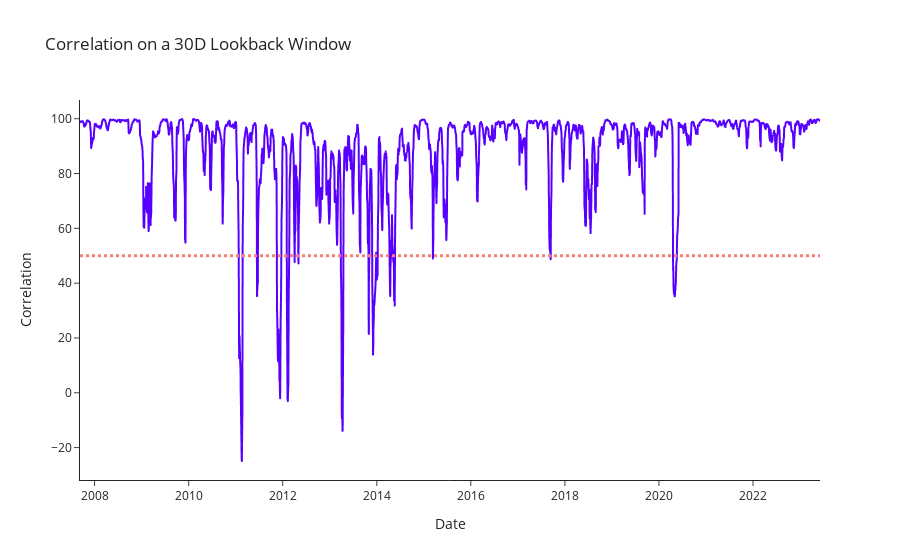

This figure's notebook cell:
### Code cell
fig = px.line(df_correlation,
              y = "Correlation",
             title = "Correlation on a 30D Lookback Window",
             template = "simple_white"
             )
fig['data'][0]['line']['color']='#5800FF'
fig['data'][0]['line']['width']=2
fig.add_shape(type = "line",
              line_color = "salmon",
              line_width = 3,
              line_dash = "dot",
              opacity = 1, 
              x0 = 0,
              x1 = 1, 
              xref = "paper",
              y0 = 50, 
              y1 = 50, 
              yref = "y"
             )
fig.show()

### Figure 1 — Plotly figure (JSON) as saved in the notebook; plotly's stock layout.template omitted (floating-point values rounded to 4 significant figures; data arrays with more than 128 entries replaced by an {"elided": "..."} marker saying what was removed)
{"data": [{"hovertemplate": "Date=%{x}<br>Correlation=%{y}<extra></extra>", "legendgroup": "", "line": {"color": "#5800FF", "dash": "solid", "width": 2}, "marker": {"symbol": "circle"}, "mode": "lines", "name": "", "showlegend": false, "type": "scattergl", "x": {"elided": "3905 str values"}, "xaxis": "x", "y": {"elided": "3905 float values"}, "yaxis": "y"}], "layout": {"autosize": true, "legend": {"tracegroupgap": 0}, "shapes": [{"line": {"color": "salmon", "dash": "dot", "width": 3}, "opacity": 1, "type": "line", "x0": 0, "x1": 1, "xref": "paper", "y0": 50, "y1": 50, "yref": "y"}], "title": {"text": "Correlation on a 30D Lookback Window"}, "xaxis": {"anchor": "y", "autorange": true, "domain": [0, 1], "range": ["2007-09-10", "2023-06-05"], "title": {"text": "Date"}, "type": "date"}, "yaxis": {"anchor": "x", "autorange": true, "domain": [0, 1], "range": [-31.83, 106.8], "title": {"text": "Correlation"}, "type": "linear"}}}
